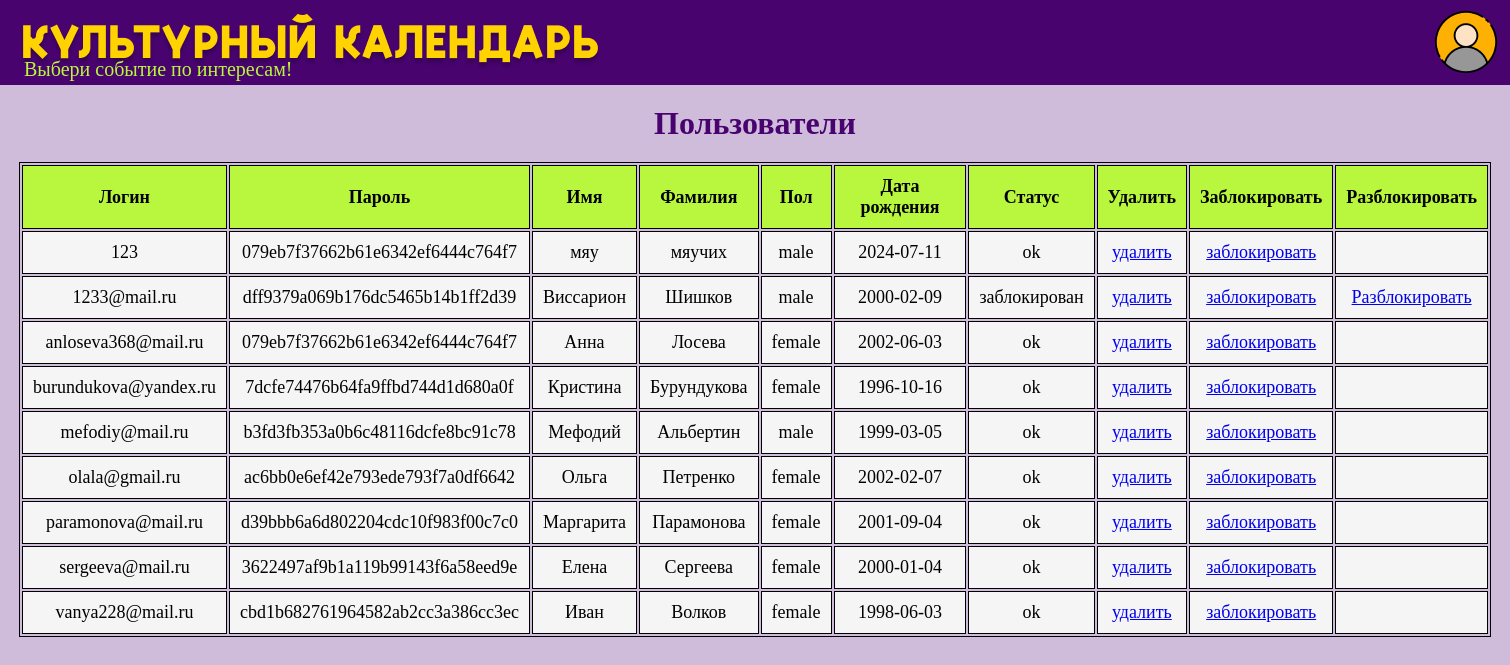
The page /users.php on the database its author committed.
### tables this page shows
CREATE TABLE `users` (
  `email` varchar(50) NOT NULL,
  `pass` varchar(50) NOT NULL,
  `first_name` varchar(25) NOT NULL,
  `last_name` varchar(25) NOT NULL,
  `gender` varchar(10) NOT NULL,
  `date_birth` date DEFAULT NULL,
  `access` tinyint(1) NOT NULL
);

### public/users.php (the view, shortened to what this page needs)
<?php
require_once ('db.php');
$sql="SELECT * FROM users";
$result=mysqli_query($conn,$sql);
?>
<!DOCTYPE html>
<html lang="en" xmlns="http://www.w3.org/1999/html">
<head>
    <link rel='stylesheet' href='style.css'>
</head>
<body>
<div class="rectangle">
    <div class="container">
        <div class="header-line">
            <a class="header-logo" href="index.php">
                <img src="img/logo.png" alt="">
            </a>
            <div class="lk">
                <a class='lks' href="windowreg.php">
                    <img src="img/LK.png" alt="">
                </a>
            </div>
        </div>
        <div class="logo-text">
            Выбери событие по интересам!
        </div>
    </div>
</div>
<header>
    <div class="container">
            <h1>Пользователи</h1>
            <table>
                <tr>
                    <th>Логин</th>
                    <th>Пароль</th>
                    <th>Имя</th>
                    <th>Фамилия</th>
                    <th>Пол</th>
                    <th>Дата рождения</th>
                    <th>Статус</th>
                    <th>Удалить</th>
                    <th>Заблокировать</th>
                    <th>Разблокировать</th>
                </tr>
                <?php
                while($rows=$result->fetch_assoc())
                {
                    ?>
                    <tr>
                        <td><?php echo $rows['email'];
                        $email=$rows['email']?></td>
                        <td><?php echo $rows['pass'];?></td>
                        <td><?php echo $rows['first_name'];?></td>
                        <td><?php echo $rows['last_name'];?></td>
                        <td><?php echo $rows['gender'];?></td>
                        <td><?php echo $rows['date_birth'];?></td>
                        <td><?php if ($rows['access']==0): echo "ok"; else: echo "заблокирован"; endif;?></td>
                        <td><a href="delete_user.php?email=<?=$rows['email']?>">удалить</a></td>
                        <td><a href="block_user.php?email=<?=$rows['email']?>">заблокировать</a></td>
                        <td><?php if ($rows['access']==1):?><a href="unblock_user.php?email=<?=$rows['email']?>">Разблокировать<?php endif;?></a></td>
                    </tr>
                    <?php
                }
                ?>
            </table>
    </div>
</header>
</body>
</html>

### public/style.css (style rules this page uses)
body { margin: 0; }
.container { margin: 0 19px; }
header { background-color: #cfbbda; height: 100vh; }
.rectangle { background-color: #48036F; height: 85px; }
.logo-text { color: #B9F73E; font-family: "Cornerita", Times New Roman; font-size: 20px; margin-top: -22px; margin-left: 5px; }

### public/users.php (style rules this page uses)
table { margin: 0 auto; font-size: large; border: 1px solid black; }
h1 { padding-top: 20px; padding-bottom: 20px; text-align: center; color: #48036F; font-size: xx-large; margin: 0; font-family: 'Gill Sans', 'Gill Sans MT', ' Calibri', 'Trebuchet MS', 'sans-serif'; }
th { background-color: #B9F73E; border: 1px solid black; }
td { background-color: #F5F5F5; border: 1px solid black; }
th, td { font-weight: bold; border: 1px solid black; padding: 10px; text-align: center; }
td { font-weight: lighter; }

### rows shown on the page
users: email "123", pass "079eb7f37662b61e6342ef6444c764f7", first_name "мяу", last_name "мяучих", gender "male", date_birth "2024-07-11", access "ok"
users: email "1233@mail.ru", pass "dff9379a069b176dc5465b14b1ff2d39", first_name "Виссарион", last_name "Шишков", gender "male", date_birth "2000-02-09", access "заблокирован"
users: email "anloseva368@mail.ru", pass "079eb7f37662b61e6342ef6444c764f7", first_name "Анна", last_name "Лосева", gender "female", date_birth "2002-06-03", access "ok"
users: email "burundukova@yandex.ru", pass "7dcfe74476b64fa9ffbd744d1d680a0f", first_name "Кристина", last_name "Бурундукова", gender "female", date_birth "1996-10-16", access "ok"
users: email "mefodiy@mail.ru", pass "b3fd3fb353a0b6c48116dcfe8bc91c78", first_name "Мефодий", last_name "Альбертин", gender "male", date_birth "1999-03-05", access "ok"
users: email "olala@gmail.ru", pass "ac6bb0e6ef42e793ede793f7a0df6642", first_name "Ольга", last_name "Петренко", gender "female", date_birth "2002-02-07", access "ok"
users: email "paramonova@mail.ru", pass "d39bbb6a6d802204cdc10f983f00c7c0", first_name "Маргарита", last_name "Парамонова", gender "female", date_birth "2001-09-04", access "ok"
users: email "sergeeva@mail.ru", pass "3622497af9b1a119b99143f6a58eed9e", first_name "Елена", last_name "Сергеева", gender "female", date_birth "2000-01-04", access "ok"
users: email "vanya228@mail.ru", pass "cbd1b682761964582ab2cc3a386cc3ec", first_name "Иван", last_name "Волков", gender "female", date_birth "1998-06-03", access "ok"
